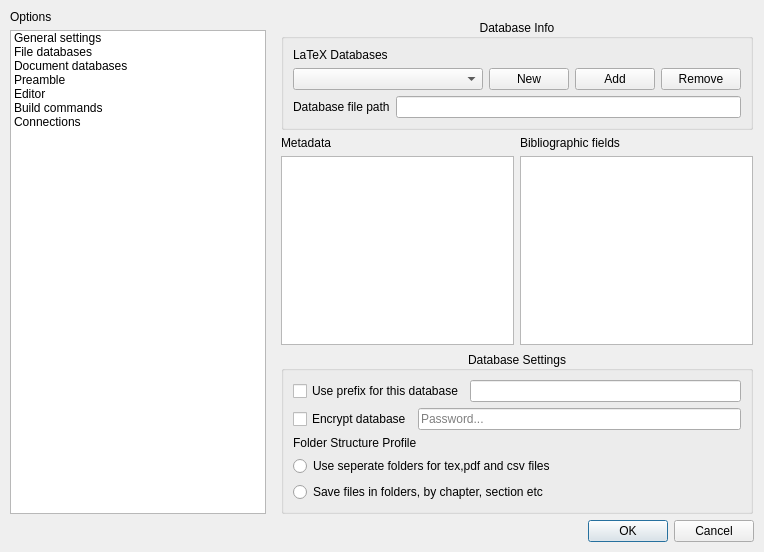
<?xml version="1.0" encoding="UTF-8"?>
<ui version="4.0">
 <class>Paths</class>
 <widget class="QDialog" name="Paths">
  <property name="geometry">
   <rect>
    <x>0</x>
    <y>0</y>
    <width>764</width>
    <height>552</height>
   </rect>
  </property>
  <property name="windowTitle">
   <string>Database settings</string>
  </property>
  <property name="windowIcon">
   <iconset>
    <normaloff>:/images/settingspath.png</normaloff>:/images/settingspath.png</iconset>
  </property>
  <layout class="QGridLayout" name="gridLayout">
   <property name="leftMargin">
    <number>10</number>
   </property>
   <property name="topMargin">
    <number>10</number>
   </property>
   <property name="rightMargin">
    <number>10</number>
   </property>
   <property name="bottomMargin">
    <number>10</number>
   </property>
   <item row="1" column="0">
    <widget class="QListWidget" name="ListOfSettings">
     <property name="sizePolicy">
      <sizepolicy hsizetype="Fixed" vsizetype="Expanding">
       <horstretch>0</horstretch>
       <verstretch>0</verstretch>
      </sizepolicy>
     </property>
     <item>
      <property name="text">
       <string>General settings</string>
      </property>
      <property name="icon">
       <iconset resource="../images.qrc">
        <normaloff>:/images/settings.svg</normaloff>:/images/settings.svg</iconset>
      </property>
     </item>
     <item>
      <property name="text">
       <string>File databases</string>
      </property>
      <property name="icon">
       <iconset resource="../images.qrc">
        <normaloff>:/images/texfile.svgz</normaloff>:/images/texfile.svgz</iconset>
      </property>
     </item>
     <item>
      <property name="text">
       <string>Document databases</string>
      </property>
      <property name="icon">
       <iconset resource="../images.qrc">
        <normaloff>:/images/pdf.svg</normaloff>:/images/pdf.svg</iconset>
      </property>
     </item>
     <item>
      <property name="text">
       <string>Preamble</string>
      </property>
      <property name="icon">
       <iconset resource="../images.qrc">
        <normaloff>:/images/preamble.svg</normaloff>:/images/preamble.svg</iconset>
      </property>
     </item>
     <item>
      <property name="text">
       <string>Editor</string>
      </property>
      <property name="icon">
       <iconset resource="../images.qrc">
        <normaloff>:/images/document-edit-sign.svg</normaloff>:/images/document-edit-sign.svg</iconset>
      </property>
     </item>
     <item>
      <property name="text">
       <string>Build commands</string>
      </property>
      <property name="icon">
       <iconset resource="../images.qrc">
        <normaloff>:/images/latex-config.svg</normaloff>:/images/latex-config.svg</iconset>
      </property>
     </item>
     <item>
      <property name="text">
       <string>Connections</string>
      </property>
      <property name="icon">
       <iconset resource="../images.qrc">
        <normaloff>:/images/database-cloud.svg</normaloff>:/images/database-cloud.svg</iconset>
      </property>
     </item>
    </widget>
   </item>
   <item row="0" column="1" rowspan="2" colspan="4">
    <widget class="QStackedWidget" name="stackedWidget">
     <property name="currentIndex">
      <number>1</number>
     </property>
     <widget class="QWidget" name="page">
      <layout class="QGridLayout" name="gridLayout_7">
       <property name="topMargin">
        <number>4</number>
       </property>
       <property name="rightMargin">
        <number>0</number>
       </property>
       <property name="bottomMargin">
        <number>0</number>
       </property>
       <item row="1" column="0">
        <widget class="QGroupBox" name="groupBox">
         <property name="title">
          <string>GUI settings</string>
         </property>
         <property name="alignment">
          <set>Qt::AlignCenter</set>
         </property>
         <layout class="QGridLayout" name="gridLayout_6">
          <item row="0" column="0">
           <layout class="QGridLayout" name="gridLayout_5">
            <item row="0" column="0">
             <widget class="QLabel" name="label_10">
              <property name="text">
               <string>UI Font</string>
              </property>
             </widget>
            </item>
            <item row="2" column="1">
             <widget class="QComboBox" name="LanguageSelect"/>
            </item>
            <item row="0" column="1">
             <widget class="QFontComboBox" name="FontSelect"/>
            </item>
            <item row="1" column="1">
             <widget class="QSpinBox" name="FontSize">
              <property name="alignment">
               <set>Qt::AlignRight|Qt::AlignTrailing|Qt::AlignVCenter</set>
              </property>
              <property name="minimum">
               <number>8</number>
              </property>
              <property name="maximum">
               <number>24</number>
              </property>
             </widget>
            </item>
            <item row="2" column="0">
             <widget class="QLabel" name="label_11">
              <property name="text">
               <string>Language</string>
              </property>
             </widget>
            </item>
            <item row="1" column="0">
             <widget class="QLabel" name="label_12">
              <property name="text">
               <string>Font size</string>
              </property>
             </widget>
            </item>
            <item row="3" column="0">
             <widget class="QLabel" name="label_14">
              <property name="text">
               <string>Icon size</string>
              </property>
             </widget>
            </item>
            <item row="3" column="1">
             <layout class="QHBoxLayout" name="horizontalLayout_4">
              <item>
               <widget class="QSlider" name="IconSize">
                <property name="minimum">
                 <number>15</number>
                </property>
                <property name="maximum">
                 <number>35</number>
                </property>
                <property name="sliderPosition">
                 <number>24</number>
                </property>
                <property name="orientation">
                 <enum>Qt::Horizontal</enum>
                </property>
                <property name="tickPosition">
                 <enum>QSlider::TicksAbove</enum>
                </property>
                <property name="tickInterval">
                 <number>5</number>
                </property>
               </widget>
              </item>
              <item>
               <widget class="QLabel" name="SliderValue">
                <property name="sizePolicy">
                 <sizepolicy hsizetype="Fixed" vsizetype="Preferred">
                  <horstretch>0</horstretch>
                  <verstretch>0</verstretch>
                 </sizepolicy>
                </property>
                <property name="text">
                 <string>00</string>
                </property>
               </widget>
              </item>
             </layout>
            </item>
           </layout>
          </item>
         </layout>
        </widget>
       </item>
       <item row="2" column="0">
        <widget class="QGroupBox" name="groupBox">
         <property name="title">
          <string>Personal data</string>
         </property>
         <property name="alignment">
          <set>Qt::AlignCenter</set>
         </property>
         <layout class="QVBoxLayout" name="verticalLayout_6">
          <property name="leftMargin">
           <number>5</number>
          </property>
          <property name="topMargin">
           <number>5</number>
          </property>
          <property name="rightMargin">
           <number>5</number>
          </property>
          <property name="bottomMargin">
           <number>5</number>
          </property>
          <item>
           <widget class="QScrollArea" name="scrollArea">
            <property name="widgetResizable">
             <bool>true</bool>
            </property>
            <widget class="QWidget" name="scrollAreaWidgetContents">
             <property name="geometry">
              <rect>
               <x>0</x>
               <y>0</y>
               <width>455</width>
               <height>139</height>
              </rect>
             </property>
             <layout class="QGridLayout" name="gridLayout_17">
              <item row="0" column="0">
               <widget class="QLabel" name="label_16">
                <property name="text">
                 <string>Author:</string>
                </property>
               </widget>
              </item>
              <item row="0" column="1">
               <widget class="QLineEdit" name="Author"/>
              </item>
              <item row="3" column="1">
               <widget class="QLineEdit" name="NamePrefix"/>
              </item>
              <item row="2" column="1">
               <widget class="QLineEdit" name="lineEdit_2"/>
              </item>
              <item row="3" column="0">
               <widget class="QLabel" name="label_17">
                <property name="text">
                 <string>Latex files name prefix:</string>
                </property>
               </widget>
              </item>
              <item row="2" column="0">
               <widget class="QLabel" name="label_18">
                <property name="text">
                 <string>TextLabel</string>
                </property>
               </widget>
              </item>
             </layout>
            </widget>
           </widget>
          </item>
         </layout>
        </widget>
       </item>
       <item row="0" column="0">
        <widget class="QGroupBox" name="groupBox_2">
         <property name="title">
          <string>Program settings</string>
         </property>
         <property name="alignment">
          <set>Qt::AlignCenter</set>
         </property>
         <layout class="QGridLayout" name="gridLayout_10">
          <item row="3" column="1">
           <widget class="QPushButton" name="OpenSaveLocation">
            <property name="sizePolicy">
             <sizepolicy hsizetype="Fixed" vsizetype="Fixed">
              <horstretch>0</horstretch>
              <verstretch>0</verstretch>
             </sizepolicy>
            </property>
            <property name="text">
             <string/>
            </property>
            <property name="icon">
             <iconset theme="folder">
              <normaloff>.</normaloff>.</iconset>
            </property>
           </widget>
          </item>
          <item row="2" column="0">
           <widget class="QLabel" name="label_15">
            <property name="text">
             <string>Default save location</string>
            </property>
           </widget>
          </item>
          <item row="1" column="0">
           <widget class="QLineEdit" name="ProgramPath">
            <property name="readOnly">
             <bool>true</bool>
            </property>
           </widget>
          </item>
          <item row="3" column="0">
           <widget class="QLineEdit" name="SaveLocation">
            <property name="readOnly">
             <bool>true</bool>
            </property>
           </widget>
          </item>
          <item row="0" column="0">
           <widget class="QLabel" name="label_13">
            <property name="text">
             <string>DataTeX Settings folder</string>
            </property>
           </widget>
          </item>
          <item row="1" column="1">
           <widget class="QPushButton" name="OpenSettingsButton">
            <property name="sizePolicy">
             <sizepolicy hsizetype="Fixed" vsizetype="Fixed">
              <horstretch>0</horstretch>
              <verstretch>0</verstretch>
             </sizepolicy>
            </property>
            <property name="text">
             <string/>
            </property>
            <property name="icon">
             <iconset theme="folder">
              <normaloff>.</normaloff>.</iconset>
            </property>
           </widget>
          </item>
         </layout>
        </widget>
       </item>
      </layout>
     </widget>
     <widget class="QWidget" name="page1">
      <layout class="QGridLayout" name="gridLayout_2">
       <property name="rightMargin">
        <number>1</number>
       </property>
       <property name="bottomMargin">
        <number>0</number>
       </property>
       <item row="5" column="0" colspan="3">
        <widget class="QGroupBox" name="groupBox_6">
         <property name="title">
          <string>Database Info</string>
         </property>
         <property name="alignment">
          <set>Qt::AlignCenter</set>
         </property>
         <layout class="QGridLayout" name="gridLayout_16">
          <item row="2" column="0" colspan="4">
           <layout class="QHBoxLayout" name="horizontalLayout_3">
            <item>
             <widget class="QLabel" name="label_6">
              <property name="text">
               <string>Database file path</string>
              </property>
             </widget>
            </item>
            <item>
             <widget class="QLineEdit" name="DatabaseLineEdit"/>
            </item>
           </layout>
          </item>
          <item row="1" column="2">
           <widget class="QPushButton" name="AddBase">
            <property name="text">
             <string>Add</string>
            </property>
           </widget>
          </item>
          <item row="1" column="1">
           <widget class="QPushButton" name="BaseButton">
            <property name="toolTip">
             <string>Επιλογή φακέλου για τα αρχεία tex της βάσης</string>
            </property>
            <property name="text">
             <string>New</string>
            </property>
           </widget>
          </item>
          <item row="0" column="0">
           <widget class="QLabel" name="label_4">
            <property name="text">
             <string>LaTeX Databases</string>
            </property>
           </widget>
          </item>
          <item row="1" column="3">
           <widget class="QPushButton" name="DeleteFilesBase">
            <property name="sizePolicy">
             <sizepolicy hsizetype="Maximum" vsizetype="Fixed">
              <horstretch>0</horstretch>
              <verstretch>0</verstretch>
             </sizepolicy>
            </property>
            <property name="toolTip">
             <string>Επιλογή φακέλου για τα αρχεία tex της βάσης</string>
            </property>
            <property name="text">
             <string>Remove</string>
            </property>
           </widget>
          </item>
          <item row="1" column="0">
           <widget class="QComboBox" name="ComboBaseList">
            <property name="sizePolicy">
             <sizepolicy hsizetype="MinimumExpanding" vsizetype="Fixed">
              <horstretch>0</horstretch>
              <verstretch>0</verstretch>
             </sizepolicy>
            </property>
           </widget>
          </item>
         </layout>
        </widget>
       </item>
       <item row="6" column="0" colspan="3">
        <layout class="QGridLayout" name="gridLayout_4">
         <item row="1" column="0">
          <widget class="QTableView" name="DatabaseFieldTable"/>
         </item>
         <item row="1" column="1">
          <widget class="QTableView" name="BibliographyFieldsTable"/>
         </item>
         <item row="0" column="0">
          <widget class="QLabel" name="label_7">
           <property name="text">
            <string>Metadata</string>
           </property>
          </widget>
         </item>
         <item row="0" column="1">
          <widget class="QLabel" name="label_8">
           <property name="text">
            <string>Bibliographic fields</string>
           </property>
          </widget>
         </item>
        </layout>
       </item>
       <item row="7" column="0" colspan="3">
        <widget class="QGroupBox" name="groupBox_8">
         <property name="title">
          <string>Database Settings</string>
         </property>
         <property name="alignment">
          <set>Qt::AlignCenter</set>
         </property>
         <layout class="QVBoxLayout" name="verticalLayout_3">
          <item>
           <layout class="QHBoxLayout" name="horizontalLayout_7">
            <item>
             <widget class="QCheckBox" name="UseDatabasePrefix">
              <property name="text">
               <string>Use prefix for this database</string>
              </property>
             </widget>
            </item>
            <item>
             <widget class="QLineEdit" name="DatabasePrefix"/>
            </item>
           </layout>
          </item>
          <item>
           <layout class="QHBoxLayout" name="horizontalLayout_8">
            <item>
             <widget class="QCheckBox" name="EncryptDatabase">
              <property name="text">
               <string>Encrypt database</string>
              </property>
             </widget>
            </item>
            <item>
             <widget class="PasswordLineEdit" name="DatabasePassword">
              <property name="placeholderText">
               <string>Password...</string>
              </property>
             </widget>
            </item>
           </layout>
          </item>
          <item>
           <widget class="QLabel" name="label">
            <property name="text">
             <string>Folder Structure Profile</string>
            </property>
           </widget>
          </item>
          <item>
           <layout class="QVBoxLayout" name="verticalLayout_7">
            <item>
             <widget class="QRadioButton" name="radioButton_2">
              <property name="text">
               <string>Use seperate folders for tex,pdf and csv files</string>
              </property>
             </widget>
            </item>
            <item>
             <widget class="QRadioButton" name="radioButton">
              <property name="text">
               <string>Save files in folders, by chapter, section etc</string>
              </property>
             </widget>
            </item>
           </layout>
          </item>
         </layout>
        </widget>
       </item>
      </layout>
     </widget>
     <widget class="QWidget" name="page_2">
      <layout class="QVBoxLayout" name="verticalLayout">
       <property name="rightMargin">
        <number>1</number>
       </property>
       <property name="bottomMargin">
        <number>0</number>
       </property>
       <item>
        <widget class="QGroupBox" name="groupBox_4">
         <property name="title">
          <string>Database Info</string>
         </property>
         <property name="alignment">
          <set>Qt::AlignCenter</set>
         </property>
         <layout class="QGridLayout" name="gridLayout_11">
          <item row="2" column="0" colspan="4">
           <layout class="QHBoxLayout" name="horizontalLayout_5">
            <item>
             <widget class="QLabel" name="label_24">
              <property name="text">
               <string>Database file path</string>
              </property>
             </widget>
            </item>
            <item>
             <widget class="QLineEdit" name="NotesPath">
              <property name="readOnly">
               <bool>true</bool>
              </property>
             </widget>
            </item>
           </layout>
          </item>
          <item row="1" column="1">
           <widget class="QPushButton" name="NoteButton">
            <property name="sizePolicy">
             <sizepolicy hsizetype="Maximum" vsizetype="Fixed">
              <horstretch>0</horstretch>
              <verstretch>0</verstretch>
             </sizepolicy>
            </property>
            <property name="toolTip">
             <string>Επιλογή φακέλου σημειώσεων</string>
            </property>
            <property name="text">
             <string>New</string>
            </property>
           </widget>
          </item>
          <item row="0" column="0">
           <widget class="QLabel" name="label_23">
            <property name="sizePolicy">
             <sizepolicy hsizetype="Preferred" vsizetype="Fixed">
              <horstretch>0</horstretch>
              <verstretch>0</verstretch>
             </sizepolicy>
            </property>
            <property name="text">
             <string>Documents Databases</string>
            </property>
           </widget>
          </item>
          <item row="3" column="0" colspan="4">
           <layout class="QGridLayout" name="gridLayout_15">
            <item row="3" column="0">
             <widget class="QTableView" name="DatabaseFolderTable"/>
            </item>
            <item row="2" column="0">
             <widget class="QLabel" name="label_28">
              <property name="text">
               <string>Metadata</string>
              </property>
             </widget>
            </item>
           </layout>
          </item>
          <item row="1" column="0">
           <widget class="QComboBox" name="ComboNote">
            <property name="sizePolicy">
             <sizepolicy hsizetype="MinimumExpanding" vsizetype="Fixed">
              <horstretch>0</horstretch>
              <verstretch>0</verstretch>
             </sizepolicy>
            </property>
           </widget>
          </item>
          <item row="1" column="2">
           <widget class="QPushButton" name="AddDocDatabaseButton">
            <property name="sizePolicy">
             <sizepolicy hsizetype="Maximum" vsizetype="Fixed">
              <horstretch>0</horstretch>
              <verstretch>0</verstretch>
             </sizepolicy>
            </property>
            <property name="text">
             <string>Add</string>
            </property>
           </widget>
          </item>
          <item row="1" column="3">
           <widget class="QPushButton" name="DeleteBase">
            <property name="toolTip">
             <string>Επιλογή φακέλου για τα αρχεία tex της βάσης</string>
            </property>
            <property name="text">
             <string>Remove</string>
            </property>
           </widget>
          </item>
         </layout>
        </widget>
       </item>
       <item>
        <widget class="QGroupBox" name="groupBox_7">
         <property name="title">
          <string>Database Settings</string>
         </property>
         <property name="alignment">
          <set>Qt::AlignCenter</set>
         </property>
         <layout class="QVBoxLayout" name="verticalLayout_2">
          <item>
           <layout class="QHBoxLayout" name="horizontalLayout_11">
            <item>
             <widget class="QCheckBox" name="UseDocDatabasePrefix">
              <property name="text">
               <string>Use prefix for this database</string>
              </property>
             </widget>
            </item>
            <item>
             <widget class="QLineEdit" name="DocDatabasePrefix"/>
            </item>
           </layout>
          </item>
          <item>
           <layout class="QHBoxLayout" name="horizontalLayout_12">
            <item>
             <widget class="QCheckBox" name="EncryptDocDatabase">
              <property name="text">
               <string>Encrypt database</string>
              </property>
             </widget>
            </item>
            <item>
             <widget class="PasswordLineEdit" name="DocDatabasePassword">
              <property name="placeholderText">
               <string>Password...</string>
              </property>
             </widget>
            </item>
           </layout>
          </item>
         </layout>
        </widget>
       </item>
      </layout>
     </widget>
     <widget class="QWidget" name="page_4">
      <layout class="QGridLayout" name="gridLayout_3">
       <property name="rightMargin">
        <number>1</number>
       </property>
       <property name="bottomMargin">
        <number>0</number>
       </property>
       <item row="0" column="0">
        <layout class="QGridLayout" name="gridLayout_13">
         <item row="0" column="0">
          <widget class="QLabel" name="label_5">
           <property name="font">
            <font>
             <bold>true</bold>
            </font>
           </property>
           <property name="text">
            <string>Select and preview preamble</string>
           </property>
          </widget>
         </item>
         <item row="1" column="0" colspan="4">
          <widget class="LatexTextEdit" name="PreambleText"/>
         </item>
         <item row="0" column="2" colspan="2">
          <layout class="QHBoxLayout" name="horizontalLayout_2">
           <item>
            <widget class="QComboBox" name="PreambleCombo">
             <property name="sizePolicy">
              <sizepolicy hsizetype="MinimumExpanding" vsizetype="Fixed">
               <horstretch>0</horstretch>
               <verstretch>0</verstretch>
              </sizepolicy>
             </property>
            </widget>
           </item>
           <item>
            <widget class="QPushButton" name="AddPreambleButton">
             <property name="text">
              <string/>
             </property>
             <property name="icon">
              <iconset theme="list-add">
               <normaloff>.</normaloff>.</iconset>
             </property>
            </widget>
           </item>
           <item>
            <widget class="QPushButton" name="RemovePreambleButton">
             <property name="text">
              <string/>
             </property>
             <property name="icon">
              <iconset theme="list-remove">
               <normaloff>.</normaloff>.</iconset>
             </property>
            </widget>
           </item>
           <item>
            <spacer name="horizontalSpacer_3">
             <property name="orientation">
              <enum>Qt::Horizontal</enum>
             </property>
             <property name="sizeHint" stdset="0">
              <size>
               <width>40</width>
               <height>20</height>
              </size>
             </property>
            </spacer>
           </item>
          </layout>
         </item>
        </layout>
       </item>
      </layout>
     </widget>
     <widget class="QWidget" name="page_6">
      <layout class="QVBoxLayout" name="verticalLayout_4">
       <property name="rightMargin">
        <number>1</number>
       </property>
       <item>
        <widget class="QGroupBox" name="groupBox_5">
         <property name="title">
          <string>Editor settings</string>
         </property>
         <property name="alignment">
          <set>Qt::AlignCenter</set>
         </property>
         <layout class="QGridLayout" name="gridLayout_12">
          <item row="2" column="0">
           <spacer name="verticalSpacer_2">
            <property name="orientation">
             <enum>Qt::Vertical</enum>
            </property>
            <property name="sizeHint" stdset="0">
             <size>
              <width>20</width>
              <height>40</height>
             </size>
            </property>
           </spacer>
          </item>
          <item row="0" column="0">
           <layout class="QGridLayout" name="gridLayout_14">
            <item row="1" column="1">
             <layout class="QHBoxLayout" name="horizontalLayout_6">
              <item>
               <widget class="QSlider" name="EditorFontSize">
                <property name="minimum">
                 <number>15</number>
                </property>
                <property name="maximum">
                 <number>35</number>
                </property>
                <property name="sliderPosition">
                 <number>24</number>
                </property>
                <property name="orientation">
                 <enum>Qt::Horizontal</enum>
                </property>
                <property name="tickPosition">
                 <enum>QSlider::TicksAbove</enum>
                </property>
                <property name="tickInterval">
                 <number>5</number>
                </property>
               </widget>
              </item>
              <item>
               <widget class="QLabel" name="EditorSliderValue">
                <property name="sizePolicy">
                 <sizepolicy hsizetype="Fixed" vsizetype="Preferred">
                  <horstretch>0</horstretch>
                  <verstretch>0</verstretch>
                 </sizepolicy>
                </property>
                <property name="text">
                 <string>00</string>
                </property>
               </widget>
              </item>
             </layout>
            </item>
            <item row="0" column="0">
             <widget class="QLabel" name="label_27">
              <property name="text">
               <string>Font</string>
              </property>
             </widget>
            </item>
            <item row="0" column="1">
             <widget class="QFontComboBox" name="EditorFontSelect">
              <property name="currentFont">
               <font>
                <family>DejaVu Sans Mono</family>
               </font>
              </property>
             </widget>
            </item>
            <item row="1" column="0">
             <widget class="QLabel" name="label_30">
              <property name="text">
               <string>Font size</string>
              </property>
             </widget>
            </item>
           </layout>
          </item>
          <item row="1" column="0">
           <widget class="QGroupBox" name="groupBox_9">
            <property name="title">
             <string>Syntax highlighting</string>
            </property>
            <property name="alignment">
             <set>Qt::AlignCenter</set>
            </property>
           </widget>
          </item>
         </layout>
        </widget>
       </item>
      </layout>
     </widget>
     <widget class="QWidget" name="page_3">
      <layout class="QVBoxLayout" name="verticalLayout_5">
       <property name="rightMargin">
        <number>1</number>
       </property>
       <property name="bottomMargin">
        <number>0</number>
       </property>
       <item>
        <widget class="QGroupBox" name="groupBox_3">
         <property name="title">
          <string>Build commands</string>
         </property>
         <property name="alignment">
          <set>Qt::AlignCenter</set>
         </property>
         <layout class="QGridLayout" name="gridLayout_9">
          <item row="5" column="1">
           <widget class="QLineEdit" name="BibtexPath"/>
          </item>
          <item row="4" column="1">
           <widget class="QLineEdit" name="PythontexPath"/>
          </item>
          <item row="6" column="0">
           <widget class="QLabel" name="label_26">
            <property name="text">
             <string>Asymptote</string>
            </property>
           </widget>
          </item>
          <item row="6" column="1">
           <widget class="QLineEdit" name="AsymptotePath"/>
          </item>
          <item row="0" column="2">
           <widget class="QPushButton" name="OpenPdfLatexPath">
            <property name="text">
             <string/>
            </property>
            <property name="icon">
             <iconset resource="../images.qrc">
              <normaloff>:/images/document-open-data.svg</normaloff>:/images/document-open-data.svg</iconset>
            </property>
           </widget>
          </item>
          <item row="3" column="2">
           <widget class="QPushButton" name="OpenLuaLatexPath">
            <property name="text">
             <string/>
            </property>
            <property name="icon">
             <iconset resource="../images.qrc">
              <normaloff>:/images/document-open-data.svg</normaloff>:/images/document-open-data.svg</iconset>
            </property>
           </widget>
          </item>
          <item row="3" column="0">
           <widget class="QLabel" name="label_21">
            <property name="text">
             <string>Lualatex</string>
            </property>
           </widget>
          </item>
          <item row="2" column="2">
           <widget class="QPushButton" name="OpenXeLatexPath">
            <property name="text">
             <string/>
            </property>
            <property name="icon">
             <iconset resource="../images.qrc">
              <normaloff>:/images/document-open-data.svg</normaloff>:/images/document-open-data.svg</iconset>
            </property>
           </widget>
          </item>
          <item row="5" column="0">
           <widget class="QLabel" name="label_25">
            <property name="text">
             <string>BibTex</string>
            </property>
           </widget>
          </item>
          <item row="1" column="1">
           <widget class="QLineEdit" name="LatexPath"/>
          </item>
          <item row="4" column="0">
           <widget class="QLabel" name="label_22">
            <property name="text">
             <string>Pythontex</string>
            </property>
           </widget>
          </item>
          <item row="4" column="2">
           <widget class="QPushButton" name="OpenPythontexPath">
            <property name="text">
             <string/>
            </property>
            <property name="icon">
             <iconset resource="../images.qrc">
              <normaloff>:/images/document-open-data.svg</normaloff>:/images/document-open-data.svg</iconset>
            </property>
           </widget>
          </item>
          <item row="0" column="0">
           <widget class="QLabel" name="label_2">
            <property name="text">
             <string>Pdflatex</string>
            </property>
           </widget>
          </item>
          <item row="0" column="1">
           <widget class="QLineEdit" name="PdfLatexPath"/>
          </item>
          <item row="3" column="1">
           <widget class="QLineEdit" name="LualatexPath"/>
          </item>
          <item row="1" column="2">
           <widget class="QPushButton" name="OpenLatexPath">
            <property name="text">
             <string/>
            </property>
            <property name="icon">
             <iconset resource="../images.qrc">
              <normaloff>:/images/document-open-data.svg</normaloff>:/images/document-open-data.svg</iconset>
            </property>
           </widget>
          </item>
          <item row="2" column="1">
           <widget class="QLineEdit" name="XelatexPath"/>
          </item>
          <item row="6" column="2">
           <widget class="QPushButton" name="OpenAsymptotePath">
            <property name="text">
             <string/>
            </property>
            <property name="icon">
             <iconset resource="../images.qrc">
              <normaloff>:/images/document-open-data.svg</normaloff>:/images/document-open-data.svg</iconset>
            </property>
           </widget>
          </item>
          <item row="1" column="0">
           <widget class="QLabel" name="label_19">
            <property name="text">
             <string>Latex</string>
            </property>
           </widget>
          </item>
          <item row="2" column="0">
           <widget class="QLabel" name="label_20">
            <property name="text">
             <string>Xelatex</string>
            </property>
           </widget>
          </item>
          <item row="5" column="2">
           <widget class="QPushButton" name="OpenBibtexPath">
            <property name="text">
             <string/>
            </property>
            <property name="icon">
             <iconset resource="../images.qrc">
              <normaloff>:/images/document-open-data.svg</normaloff>:/images/document-open-data.svg</iconset>
            </property>
           </widget>
          </item>
          <item row="7" column="1">
           <spacer name="verticalSpacer">
            <property name="orientation">
             <enum>Qt::Vertical</enum>
            </property>
            <property name="sizeHint" stdset="0">
             <size>
              <width>20</width>
              <height>40</height>
             </size>
            </property>
           </spacer>
          </item>
         </layout>
        </widget>
       </item>
      </layout>
     </widget>
     <widget class="QWidget" name="page_5"/>
    </widget>
   </item>
   <item row="0" column="0">
    <widget class="QLabel" name="label_9">
     <property name="text">
      <string>Options</string>
     </property>
    </widget>
   </item>
   <item row="2" column="0" colspan="5">
    <widget class="QDialogButtonBox" name="buttonBox">
     <property name="standardButtons">
      <set>QDialogButtonBox::Cancel|QDialogButtonBox::Ok</set>
     </property>
    </widget>
   </item>
  </layout>
 </widget>
 <customwidgets>
  <customwidget>
   <class>LatexTextEdit</class>
   <extends>QTextEdit</extends>
   <header>highlighter.h</header>
  </customwidget>
  <customwidget>
   <class>PasswordLineEdit</class>
   <extends>QLineEdit</extends>
   <header>paths.h</header>
  </customwidget>
 </customwidgets>
 <resources>
  <include location="../images.qrc"/>
 </resources>
 <connections/>
</ui>
